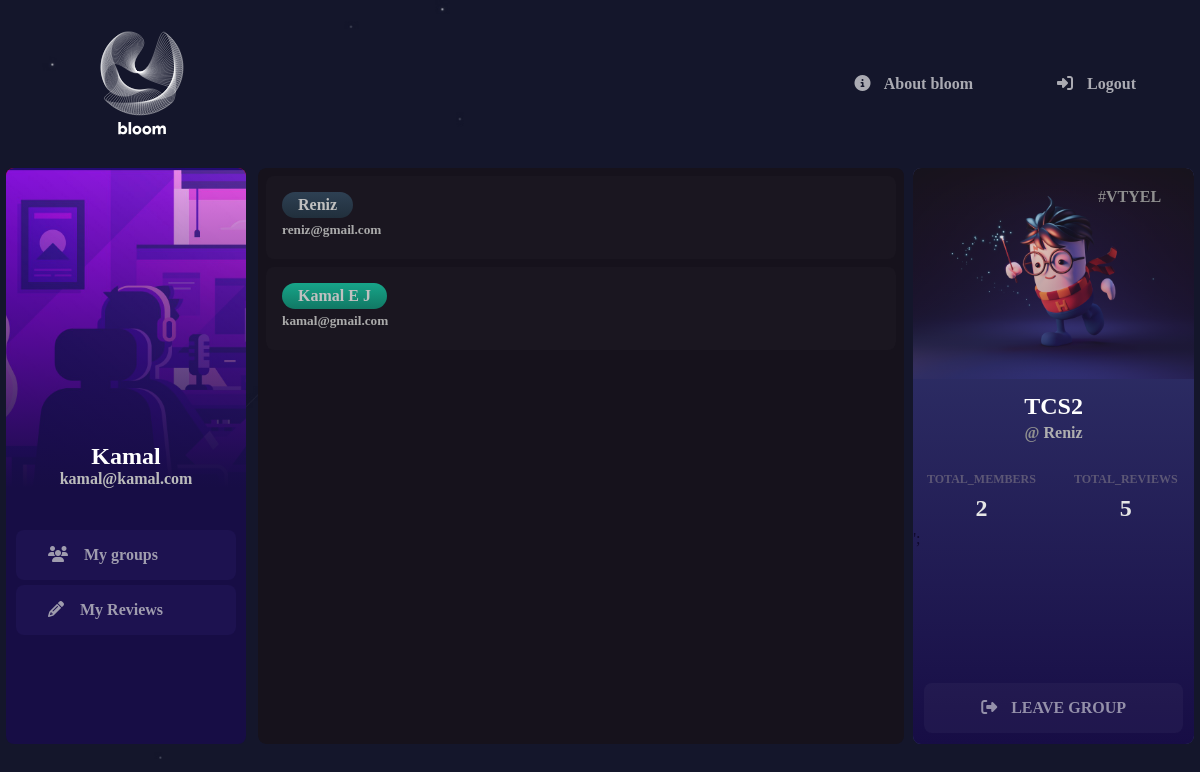
Page /4/group/ (signed in) on the committed database.
### bloomapp/models.py (models this page shows)
class Account(models.Model):
    name = models.CharField(max_length=100)
    email = models.EmailField(unique=True, max_length=100)
    password = models.CharField(max_length=100)

class JoinedGroup(models.Model):
    user_id = models.ForeignKey(Account, on_delete=models.CASCADE)
    group_id = models.ForeignKey(Groups, on_delete=models.CASCADE)

class Groups(models.Model):
    user_id = models.ForeignKey(Account, on_delete=models.CASCADE)
    group_name = models.CharField(max_length=20)
    group_code = models.CharField(max_length=5)
    group_type = models.BooleanField(default=True)

### bloomapp/views.py (the view)
# urls.py: path('<int:group_id>/group/', views.showGroup, name="group"),
def showGroup(request,group_id):
    groupObj = JoinedGroup.objects.filter(group_id=group_id)
    ownerObj = Groups.objects.get(id=group_id)
    totalReviews = Reviews.objects.filter(group_id=group_id).count
    return render(request, "groups.html",{'group_details': groupObj,'GroupOwner': ownerObj,'TotalReview': totalReviews})

### bloomapp/context-processors.py (called while the page is built)
def allContext(request):
    if request.session.has_key('user_id'):
        userObj = Account.objects.get(id=request.session['user_id'])
        totalReview = Reviews.objects.filter(user_id_id=request.session['user_id']).count()
        return {'users': userObj,'totalReviews': totalReview}
    return {'users': False, 'totalReviews': False}

### templates/groups.html (shortened to what this page needs)
{% extends 'commonPart.html' %}
{% block mainpart %}
    {% load static %}
    <div class="group-detail-container">
        <div class="group-member-box" id="group-members-box">
            {% if group_details and group_details.count >= 2 %}
                {% for group in group_details %}
                    {% if group.user_id_id  != request.session.user_id %}
                        <div class="review-box">
                            <div class="review-top">
                                <h4 class="group-username">{{ group.user_id.name }}</h4>
                                <h5 class="group-user-about">{{ group.user_id.email }}</h5>
                            </div>
                        </div>
                    {% endif %}
                {% endfor %}
            {% else %}
                <div class="empty-group">
                    <a href="{% url 'deleteGroup' GroupOwner.id %}" class="group-close-button"><i class="fas fa-eraser pdspace"></i> DELETE GROUP</a>
                </div>
            {% endif %}
        </div>
        <div class="group-details-box">
            <div>
                <img src="{% static 'images/group-image.webp' %}" alt="group-img">
                <div class="image-black-cover"></div>
            </div>
            <div class="group-code-box">#
                <input type="text" readonly value="{{ GroupOwner.group_code }}" class="group-code">
            </div>
            <div class="group-detail-sub">
                <h3 class="group-name">{{ GroupOwner.group_name }}</h3>
                <h4 class="group-hostname">@ <span>{{ GroupOwner.user_id.name }}</span></h4>
            </div>
            <div style="display: grid;grid-template-columns: repeat(2,1fr);margin-top: 16px;row-gap: 8px;column-gap: 8px;">
                <h4 class="member-sub-text">TOTAL_MEMBERS</h4>
                <h4 class="member-sub-text">TOTAL_REVIEWS</h4>
                <h2 class="total-members">{{ group_details.count }}</h2>
                <h2 class="total-members">{{ TotalReview }}</h2>
                {% if GroupOwner.user_id_id == request.session.user_id %}
                    {% if GroupOwner.group_type %}
                        <a href="{% url 'changeGroupPermission' GroupOwner.id %}" class="group-close-button open-button"><i class="fas fa-lock pdspace"></i> CLOSE GROUP</a>';
                    {% else %}
                        <a href="{% url 'changeGroupPermission' GroupOwner.id %}" class="group-close-button open-button"><i class="fas fa-lock-open pdspace"></i> OPEN GROUP</a>';
                    {% endif %}
                {% else %}
                    <a href="#" class="group-close-button"><i class="fas fa-sign-out-alt pdspace"></i> LEAVE GROUP</a>';
                {% endif %}
            </div>
        </div>
    </div>
{% endblock %}

### templates/commonPart.html (shortened to what this page needs)
<!DOCTYPE html>
<html lang="en">
{% load static %}
<head>
    <link rel="stylesheet" href="{% static 'css/style.css' %}">
</head>
<body>
<div class="top-menu-bar">
        <a href="{% url 'joinGroup' %}"><img src="{% static 'images/logo.svg' %}" alt="logo" class="logo-img"></a>
        <div>
            <a href="about.php" class="menus active-about"><i class="fas fa-info-circle pdspace"></i> About bloom</a>
            <a href="{% url 'logout' %}" class="menus"><i class="fas fa-sign-in-alt pdspace"></i> Logout</a>
        </div>
</div>
<div class="main-container">
    <div class="left-container">
        <div class="user-info-box">
            <div class="image-black-cover"></div>
            <div class="user-infos">
                {% if request.session.user_id %}
                    <h2>{{ users.name }}</h2>
                    <h4>{{ users.email }}</h4>
                {% endif %}
            </div>
        </div>
        <div class="user-menus">
            <a href="{% url 'showMyGroup' %}" class="user-menu-buttons active-menus-groups"><i class="fas fa-users uicons"></i> My groups</a>
            <a href="{% url 'showMyReview' %}" class="user-menu-buttons active-menus-reviews"><i class="fas fa-pencil-alt uicons"></i> My Reviews
             </a>
        </div>
    </div>
    <div class="right-container">
        {% block mainpart %}
        {% endblock %}
    </div>
</div>
</body>
</html>

### static/css/style.css (style rules this page uses)
* { margin: 0; padding: 0; text-decoration: none; outline: none; box-sizing: border-box; font-family: 'Product Sans'; }
body { width: 100%; min-height: 100vh; background-image: url('../images/people_bg_repeat.jpg'); background-size: cover; }
.top-menu-bar { width: 100%; padding: 24px; display: flex; align-items: center; justify-content: space-between; }
.logo-img { width: 96px; transform: translateX(70px); }
.menus { font-weight: bold; color: rgba(255, 255, 255, 0.64); transition: 0.16s ease; padding: 16px 40px; border-radius: 8px; }
.main-container { position: relative; width: 100%; height: 72vh; display: flex; justify-content: space-around; }
.left-container { position: relative; width: 20%; height: 100%; background: #170D45; border-radius: 8px; display: flex; flex-direction: column; overflow: hidden; }
.right-container { position: relative; width: 78%; height: 100%; border-radius: 8px; overflow: hidden; }
.pdspace { padding-right: 10px; }
.user-info-box { position: relative; width: 100%; height: 320px; background: red; background-image: url("../images/thumb2.jpg"); background-size: cover; background-position: center; display: flex; justify-content: center; flex-direction: column; text-align: center; margin-bottom: 32px; }
.image-black-cover { position: absolute; top: 0; left: 0; width: 100%; height: 100%; background: linear-gradient(rgba(255, 0, 0, 0),#170D45); }
.user-infos { position: absolute; bottom: 0; left: 0; right: 0; z-index: 2; }
.user-infos h4 { color: rgba(187,187,187); }
.user-infos h2 { color: white; text-transform: capitalize; }
.user-menus { position: relative; width: 100%; padding: 10px; box-sizing: border-box; display: grid; grid-template-columns: repeat(1,1fr); row-gap: 5px; }
.uicons { margin-right: 16px; }
.user-menu-buttons { width: 100%; padding: 16px 32px; border-radius: 8px; background: #1d1250; color: rgba(214, 214, 214, 0.705); font-weight: bold; transition: 0.1s ease; font-size: 16px; display: flex; }
.group-detail-container { position: absolute; width: 100%; height: 100%; background: transparent; display: flex; justify-content: space-between; }
.group-member-box { position: relative; width: 69%; height: 100%; background: #16121C; border-radius: 8px; display: flex; row-gap: 8px; flex-direction: column; padding: 8px; box-sizing: border-box; overflow-y: scroll; }
.group-details-box { position: relative; width: 30%; height: 100%; border-radius: 8px; background: #373C73; display: flex; flex-direction: column; overflow: hidden; }
.group-details-box img { width: 100%; position: relative; }
.group-detail-sub { position: relative; width: 100%; padding: 10px; display: flex; flex-direction: column; align-items: center; }
.group-name { position: relative; font-size: 24px; font-weight: bold; color: white; text-transform: capitalize; }
.group-code-box { position: absolute; top: 2%; right: 0; display: flex; font-size: 16px; color: rgb(143, 143, 143); padding: 8px; }
.group-code { font-weight: bold; font-size: 16px; color: rgb(143, 143, 143); background: transparent; border: none; width: 80px; text-transform: uppercase; }
.group-hostname { position: relative; padding: 4px; font-size: 16px; color: rgb(143, 143, 143); }
.group-hostname span { color: rgb(175, 175, 175); }
.total-members { text-align: center; position: relative; color: rgb(230, 230, 230); z-index: 2; }
.member-sub-text { text-align: center; font-size: 12px; color: rgb(173, 173, 173); }
.review-box { position: relative; width: 100%; padding: 8px; background: rgba(255, 255, 255, 0.014); border-radius: 8px; display: flex; flex-direction: column; cursor: pointer; }
.review-top { position: relative; width: 100%; padding: 8px; background: transparent; }
.group-username { padding: 4px 16px; display: inline-block; border-radius: 30px; color: rgb(192, 192, 192); background: linear-gradient(rgb(116, 116, 255),rgb(90, 90, 226)); }
.group-user-about { color: rgb(170, 170, 170); padding: 4px 0; }
.group-close-button { z-index: 7; background: rgba(255, 255, 255, 0.034); text-align: center; position: absolute; bottom: 2%; width: 92%; font-weight: bold; padding: 16px 0; left: 4%; border-radius: 8px; color: rgba(255, 255, 255, 0.521); transition: 0.2s ease; }

### rows in the picture
Account: name "Kamal", email "kamal@kamal.com"
JoinedGroup: user_id.name "Reniz", user_id.email "reniz@gmail.com"
JoinedGroup: user_id.name "Kamal E J", user_id.email "kamal@gmail.com"
Groups: group_code "vtyel", group_name "TCS2", user_id.name "Reniz"

### other values in the picture
{{ group_details.count }} "2"
{{ TotalReview }} "5"
